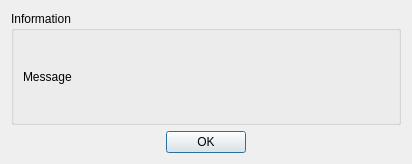
<?xml version="1.0" encoding="UTF-8"?>
<ui version="4.0">
 <class>ErrorDialog</class>
 <widget class="QDialog" name="ErrorDialog">
  <property name="geometry">
   <rect>
    <x>0</x>
    <y>0</y>
    <width>412</width>
    <height>164</height>
   </rect>
  </property>
  <property name="windowTitle">
   <string>Dialog</string>
  </property>
  <layout class="QGridLayout" name="gridLayout">
   <item row="0" column="0">
    <widget class="QGroupBox" name="groupBox">
     <property name="title">
      <string>Information</string>
     </property>
     <layout class="QGridLayout" name="gridLayout_2">
      <item row="0" column="0">
       <widget class="QLabel" name="labelMessage">
        <property name="text">
         <string>Message</string>
        </property>
       </widget>
      </item>
     </layout>
    </widget>
   </item>
   <item row="1" column="0">
    <widget class="QDialogButtonBox" name="buttonBox">
     <property name="orientation">
      <enum>Qt::Horizontal</enum>
     </property>
     <property name="standardButtons">
      <set>QDialogButtonBox::Ok</set>
     </property>
     <property name="centerButtons">
      <bool>true</bool>
     </property>
    </widget>
   </item>
  </layout>
 </widget>
 <resources/>
 <connections>
  <connection>
   <sender>buttonBox</sender>
   <signal>accepted()</signal>
   <receiver>ErrorDialog</receiver>
   <slot>accept()</slot>
   <hints>
    <hint type="sourcelabel">
     <x>248</x>
     <y>254</y>
    </hint>
    <hint type="destinationlabel">
     <x>157</x>
     <y>274</y>
    </hint>
   </hints>
  </connection>
  <connection>
   <sender>buttonBox</sender>
   <signal>rejected()</signal>
   <receiver>ErrorDialog</receiver>
   <slot>reject()</slot>
   <hints>
    <hint type="sourcelabel">
     <x>316</x>
     <y>260</y>
    </hint>
    <hint type="destinationlabel">
     <x>286</x>
     <y>274</y>
    </hint>
   </hints>
  </connection>
 </connections>
</ui>
